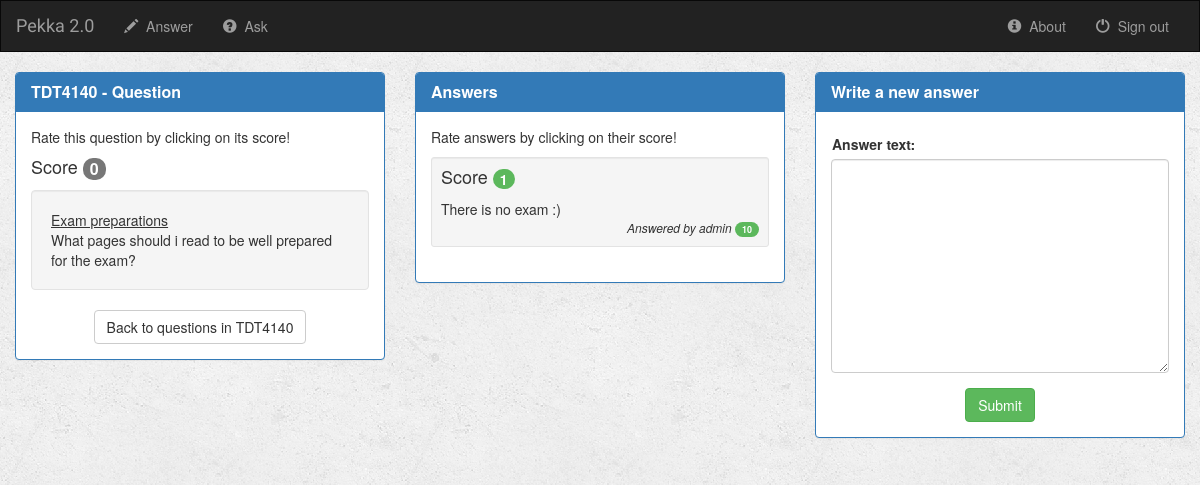
The app's page /pekka/39/ with its own data.
### pekka/models.py (models this page shows, shortened)
class Question(models.Model):
    author = models.ForeignKey(User, default=1)
    question_title = models.CharField(max_length=100)
    question_content = models.CharField(max_length=2000)
    is_answered = models.BooleanField(default=False)
    sub_code = models.CharField(max_length=10)
    ask_time = models.DateTimeField(default='2017-4-17T09:21:31+0000')
    def get_score(self):
        up = QuestionVotes.objects.filter(question=self, val=+1)
        down = QuestionVotes.objects.filter(question=self, val=-1)
        res = up.count()-down.count()
        return res

class Answer(models.Model):
    author = models.ForeignKey(User, default=1)
    question = models.ForeignKey(Question, on_delete=models.CASCADE)
    answer_text = models.CharField(max_length=2000)
    answer_time = models.DateTimeField()
    is_good_answer = models.BooleanField(default=False)
    def get_score(self):
        up = AnswerVotes.objects.filter(ans=self, val=+1)
        down = AnswerVotes.objects.filter(ans=self, val=-1)
        res = up.count()-down.count()
        return res
    def get_author_rating(self):
        user_questions = Question.objects.filter(author=self.author)
        user_answers = Answer.objects.filter(author=self.author)
        question_ratings = 0
        answer_ratings = 0
        for q in user_questions:
            question_ratings += q.get_score()
        for ans in user_answers:
            answer_ratings += ans.get_score()
        return question_ratings + answer_ratings

### pekka/views.py (the view, shortened to what this page needs)
# urls.py: url(r'^(?P<question_id>[0-9]+)/$', views.detail, name='detail'),
def detail(request, question_id):
    try:
        question = Question.objects.get(pk=question_id)
        answers = question.answer_set.all()
        score = question.get_score()
        form = AnswerForm(request.POST)
    except Question.DoesNotExist:
        raise Http404("Question does not exist")
    return render(request, 'html_pages/detail.html', {'score': score,
                                                      'question_title': question.question_title,
                                                      'question_content': question.question_content,
                                                      'sub_code': question.sub_code,
                                                      'answers': answers,
                                                      'form': form
                                                      })

### pekka/forms.py
class AnswerForm(forms.Form):
    answer_text = forms.CharField(widget=forms.Textarea(attrs={'cols': 30,
                                                               'rows': 10,
                                                               'class': 'form-control'}), help_text="")
    class Meta:
        model = Answer
        fields = 'answer_text'

### pekka/templates/html_pages/detail.html (shortened to what this page needs)
{% extends 'html_pages/base.html' %}
{% block body %}
<div class="container-fluid">
    <div class="row">
        <div class="col-sm-4">
            <div class="panel panel-primary">
                <div class="panel-heading">
                    <h3 class="panel-title"><b>{{ sub_code }} - Question</b></h3>
                </div>
                <div class="panel-body">
                    <p>Rate this question by clicking on its score!</p>
                    <h4>Score <a href="vote_question/"><span class="badge titlebadge" id="titlebadge">{{score}}</span></a></h4>
                    <div class="well">
                        <div id="title">{{ question_title }}</div>
                        {{ question_content }}
                    </div>
                    <a href="/{{ sub_code }}_answer"><button class="btn btn-default center-block">Back to questions in {{sub_code}}</button></a>
                </div>
            </div>
        </div>
        <div class="col-sm-4">
            <div class="panel panel-primary">
                <div class="panel-heading">
                    <h3 class="panel-title"><b>Answers</b></h3>
                </div>
                <div class="panel-body">
                    <p>Rate answers by clicking on their score!</p>
                    {% for answer in answers|dictsortreversed:"get_score" %}
                        <div class="well well-sm">
                            <h4>Score <a href="{% url 'pekka:vote_answer' answer.id %}">
                                <span class="badge answerbadge" id="answerbadge"><b>{{answer.get_score}}</b></span></a></h4>
                            <p class="para">{{ answer.answer_text }}</p>
                            <p style="font-size:12px" class="text-right para"><i>Answered by {{answer.author}} </i>
                                <span class="badge answerbybadge" id="answerbybadge">{{answer.get_author_rating}}</span></p>
                        </div>
                    {% endfor %}
                </div>
            </div>
        </div>
        <div class="col-sm-4">
            <div class="panel panel-primary">
                <div class="panel-heading">
                    <h3 class="panel-title"><b>Write a new answer</b></h3>
                </div>
                <div class="panel-body">
                    <form class="form-horizontal" role="form" action="" method="post">
                        {% include 'html_pages/form_template.html' %}
                        <button type="submit" class="btn btn-success center-block">Submit</button>
                    </form>
                </div>
            </div>
        </div>
    </div>
</div>
{% endblock %}

### pekka/static/elements/style.css (style rules this page uses)
body { background: white url("images/background.png"); }
#title { text-decoration: underline; }
.titlebadge { font-size: 16px; }
.answerbadge { font-size: 14px; }
.answerbybadge { font-size: 9px; }
.para { margin-bottom: 0; }
h4 { margin-top: 0px; }
.form-control { width: 100%; }
.form-horizontal { padding-left: 0px; }

### records on screen
Question: sub_code "TDT4140", question_title "Exam preparations", question_content "What pages should i read to be well prepared for the exam?"
Answer: get_score "1", answer_text "There is no exam :)", author "admin", get_author_rating "10"

### other values on screen
{{ score }} "0"
{{ field.label_tag }} "Answer text:"
